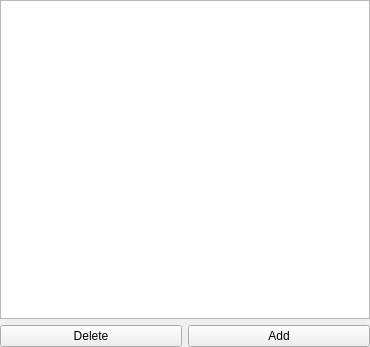
<?xml version="1.0" encoding="UTF-8"?>
<ui version="4.0">
 <class>ResourceListWidget</class>
 <widget class="QWidget" name="ResourceListWidget">
  <property name="geometry">
   <rect>
    <x>0</x>
    <y>0</y>
    <width>370</width>
    <height>347</height>
   </rect>
  </property>
  <property name="windowTitle">
   <string>Form</string>
  </property>
  <layout class="QVBoxLayout" name="verticalLayout">
   <property name="leftMargin">
    <number>0</number>
   </property>
   <property name="topMargin">
    <number>0</number>
   </property>
   <property name="rightMargin">
    <number>0</number>
   </property>
   <property name="bottomMargin">
    <number>0</number>
   </property>
   <item>
    <widget class="QTableView" name="listView">
     <property name="locale">
      <locale language="English" country="UnitedStates"/>
     </property>
     <property name="editTriggers">
      <set>QAbstractItemView::DoubleClicked|QAbstractItemView::EditKeyPressed</set>
     </property>
     <property name="sortingEnabled">
      <bool>true</bool>
     </property>
     <attribute name="horizontalHeaderDefaultSectionSize">
      <number>115</number>
     </attribute>
     <attribute name="horizontalHeaderStretchLastSection">
      <bool>true</bool>
     </attribute>
    </widget>
   </item>
   <item>
    <layout class="QHBoxLayout" name="horizontalLayout_2">
     <property name="leftMargin">
      <number>0</number>
     </property>
     <property name="bottomMargin">
      <number>0</number>
     </property>
     <item>
      <widget class="QPushButton" name="btnDelete">
       <property name="text">
        <string>Delete</string>
       </property>
      </widget>
     </item>
     <item>
      <widget class="QPushButton" name="btnAdd">
       <property name="text">
        <string>Add</string>
       </property>
      </widget>
     </item>
    </layout>
   </item>
  </layout>
 </widget>
 <resources/>
 <connections/>
</ui>
